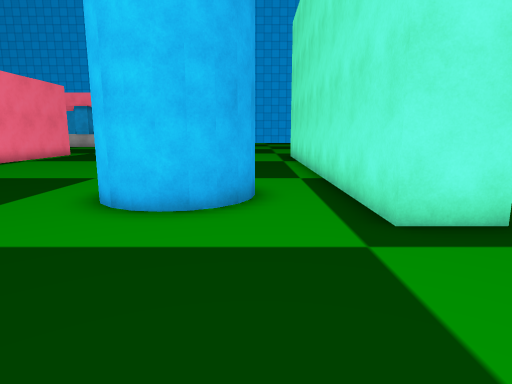
view 1 (above)

22 first-person views from a walk through a 3-D level made in the Unity game engine. The camera is 1.3 m above the floor, tilts 10° down and sees 75° across. The floor is counted in squares, 1 m on a side. Each view is taken from the middle of a square. On the plan, view 1 faces up. The plan holds only what a view shows up to about 14 squares ahead; the rest is blank. The place goes on beyond the plan. The player is left out. Some surface patterns are stand-ins.

view 2
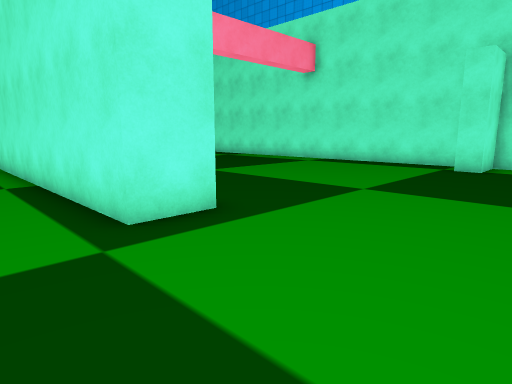

view 3
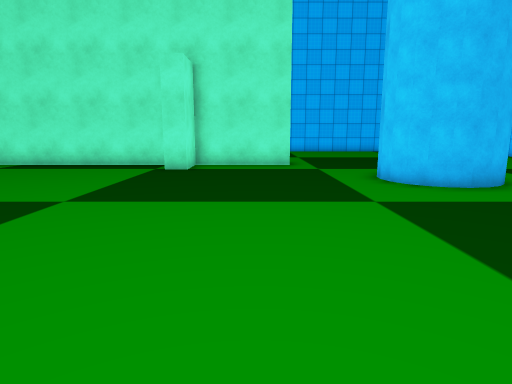

view 4
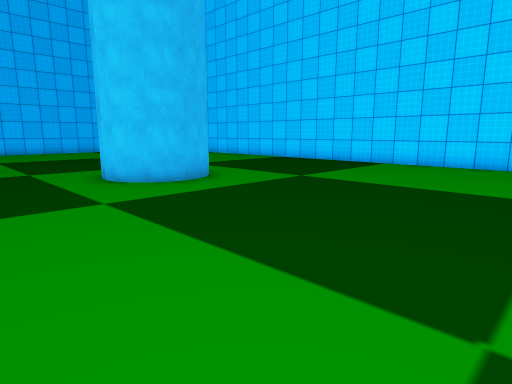

view 5
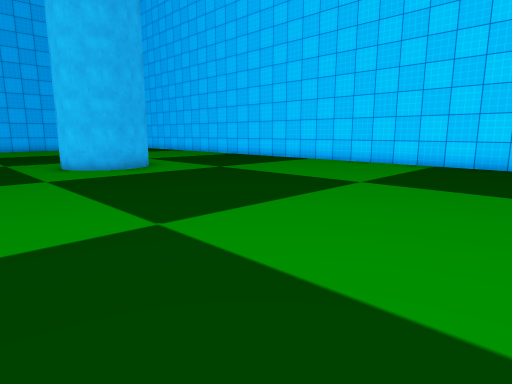

view 6
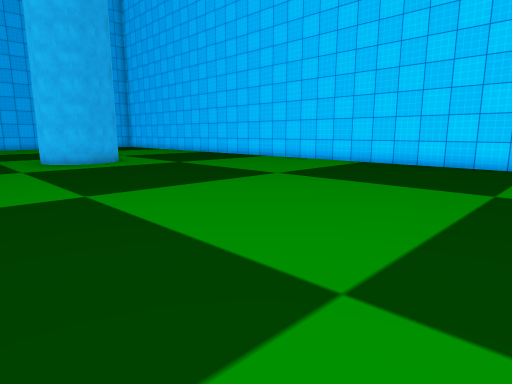

view 7
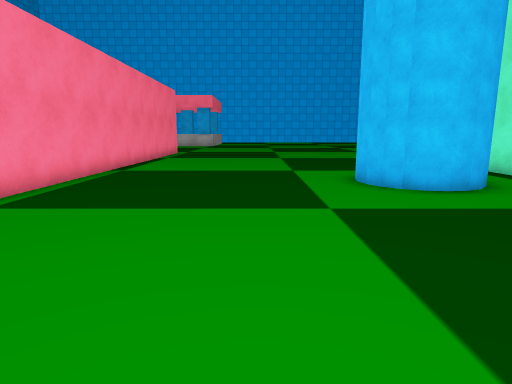

view 8
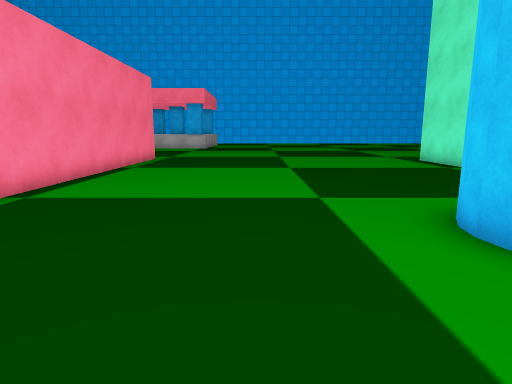

view 9
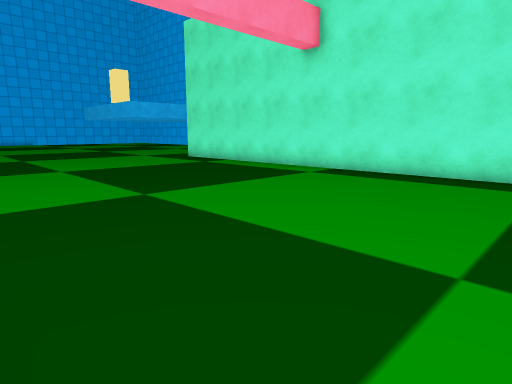

view 10
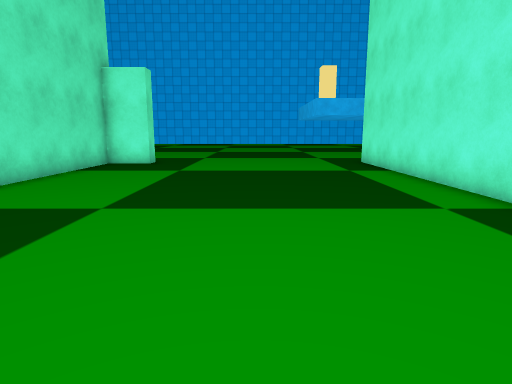

view 11
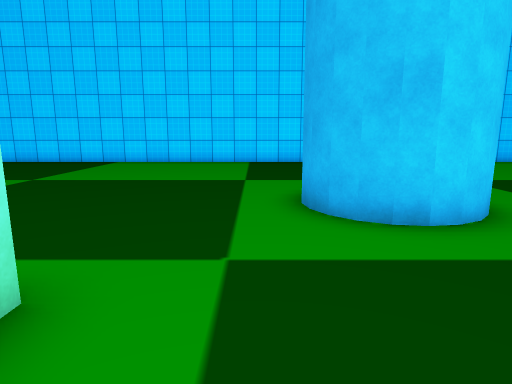

view 12
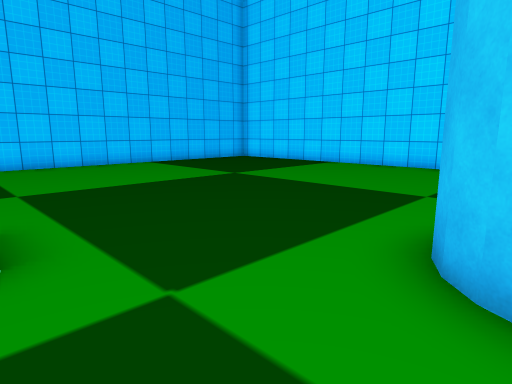

view 13
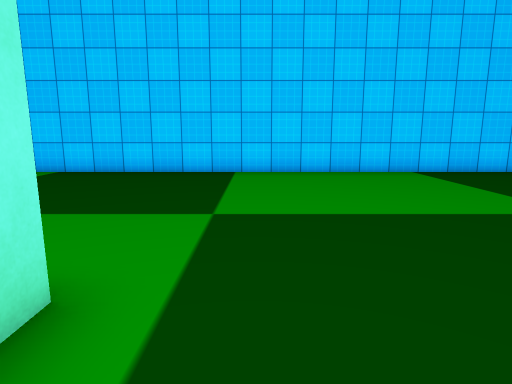

view 14
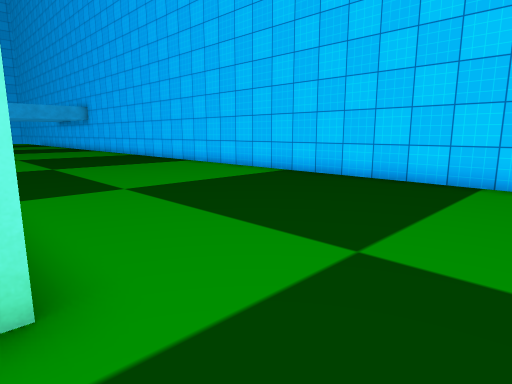

view 15
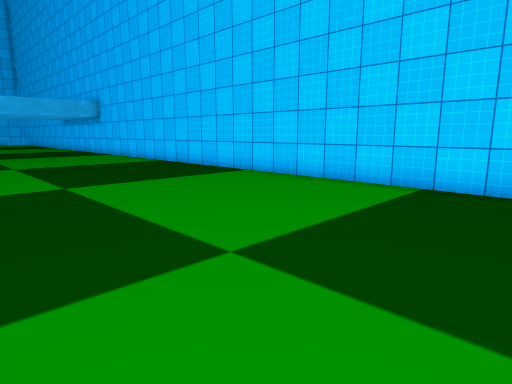

view 16
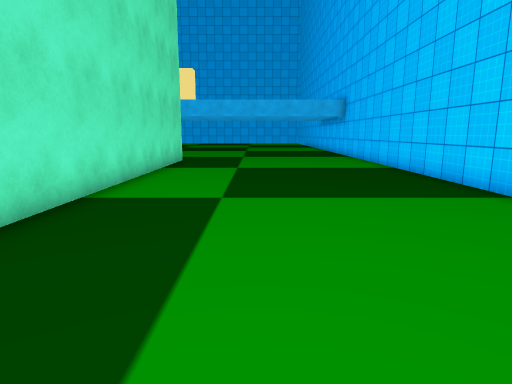

view 17
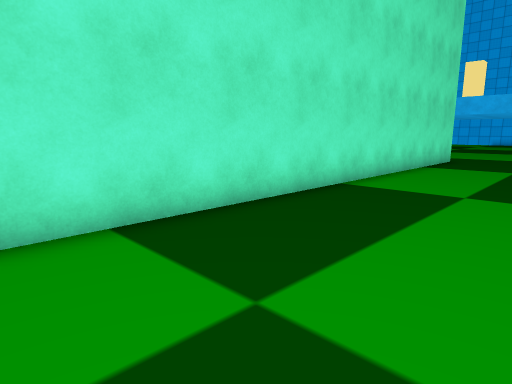

view 18
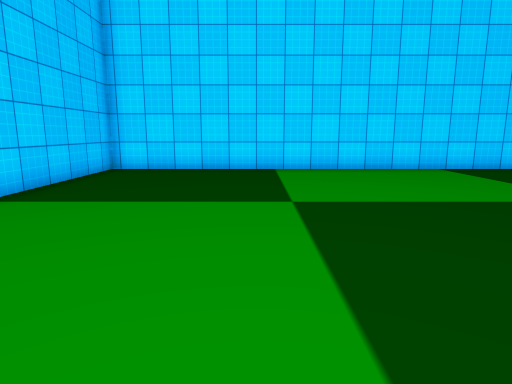

view 19
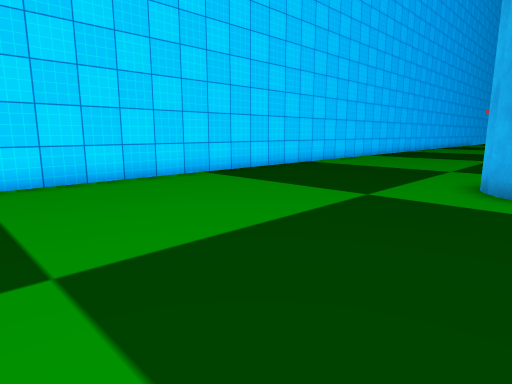

view 20
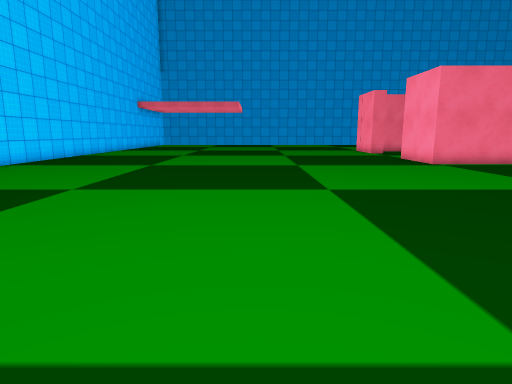

view 21
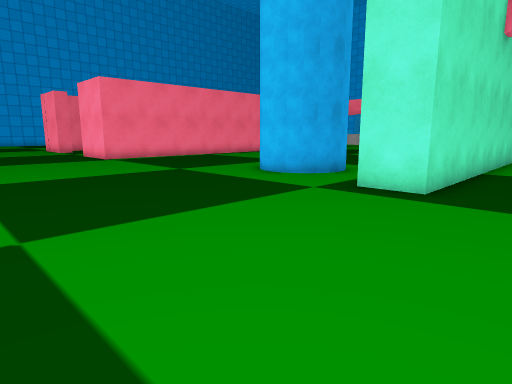

view 22
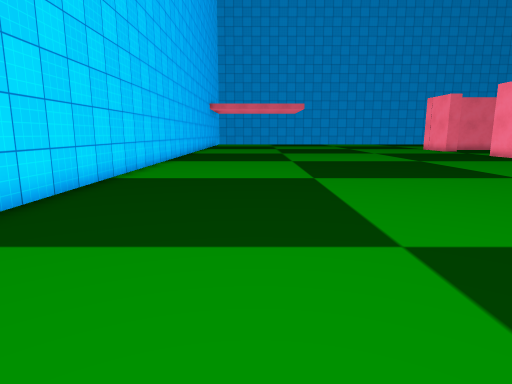

### Floor plan
Points are (right, up) in squares from view 1. A wall is a line through its corners. A room is listed if a view was taken in it or the views show most of it. See-through windows are left out.
Room 1 (views 1, 2, 3, 4, 5, 6, 7, 8, 9, 10, 11, 12, 13, 14, 15, 16, 17, 18, 19, 20, 21, 22)
walls: (10.5, -3.6) (11.1, -3.7); (14.8, 3.6) (14.8, 18.2); (9.3, -6.2) (9, -5.7) (8.9, -5.2) (9, -4.7) (9.2, -4.2) (9.6, -3.9) (10, -3.7) (10.8, -3.5) (11.5, -3.9) (11.8, -4.2) (12.1, -4.7) (12.1, -5.2); (14.8, -1.5) (14.8, 2.5) (13, 2.5) (13, 3.4); (9.7, -6.5) (9.2, -6); (-0.1, 7.6) (0, 7.1) (-0.1, 6.6) (-0.3, 6.1) (-0.7, 5.8) (-1.1, 5.5) (-1.6, 5.5) (-2.4, 5.6) (-3.1, 6.3) (-3.2, 7.1) (-3.1, 7.6) (-2.9, 8.1); (11.9, -6) (11.5, -6.5) (11, -6.7); (-2, 5.5) (-2.8, 5.9) (-3.2, 6.7); (16.5, -1.4) (15.9, -1.4); (9.1, -14.3) (25.3, -14.3) (25.3, 17.2); (3.6, 18.2) (3.6, 4.6) (2, 4.6) (2, 17.4); (16.4, 17.6) (16.4, 2.5); (-11.2, 17.2) (-11.2, 3.5); (-11.4, -14.3) (6.9, -14.3)

Where each view was taken, in squares from view 1:
view 1: 0 up, 0 right, facing up
view 2: 0 up, 0 right, facing up-right
view 3: 0 up, 1 right, facing right
view 4: 0 up, 1 right, facing down-right
view 5: 0 up, 3 left, facing down-right
view 6: 0 up, 6 left, facing down-right
view 7: 2 down, 6 left, facing up
view 8: 3 up, 6 left, facing up
view 9: 3 up, 4 right, facing up-right
view 10: 4 up, 10 right, facing up
view 11: 1 up, 13 right, facing down
view 12: 1 down, 11 right, facing down-right
view 13: 3 down, 14 right, facing right
view 14: 4 down, 16 right, facing up-right
view 15: 1 up, 17 right, facing up-right
view 16: 3 up, 20 right, facing up
view 17: 2 up, 21 right, facing up-left
view 18: 2 down, 20 right, facing down
view 19: 5 down, 20 right, facing down-left
view 20: 4 down, 3 right, facing left
view 21: 3 down, 6 right, facing up-left
view 22: 10 down, 5 right, facing left
